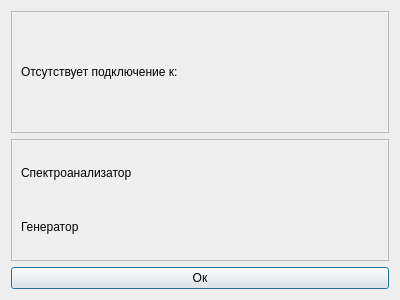
<?xml version="1.0" encoding="UTF-8"?>
<ui version="4.0">
 <class>Dialog</class>
 <widget class="QDialog" name="Dialog">
  <property name="geometry">
   <rect>
    <x>0</x>
    <y>0</y>
    <width>400</width>
    <height>300</height>
   </rect>
  </property>
  <property name="windowTitle">
   <string>Dialog</string>
  </property>
  <layout class="QVBoxLayout" name="verticalLayout">
   <item>
    <widget class="QFrame" name="frame">
     <property name="frameShape">
      <enum>QFrame::StyledPanel</enum>
     </property>
     <property name="frameShadow">
      <enum>QFrame::Raised</enum>
     </property>
     <layout class="QVBoxLayout" name="verticalLayout_2">
      <item>
       <widget class="QLabel" name="label">
        <property name="text">
         <string>Отсутствует подключение к:</string>
        </property>
       </widget>
      </item>
     </layout>
    </widget>
   </item>
   <item>
    <widget class="QFrame" name="frame_2">
     <property name="frameShape">
      <enum>QFrame::StyledPanel</enum>
     </property>
     <property name="frameShadow">
      <enum>QFrame::Raised</enum>
     </property>
     <layout class="QVBoxLayout" name="verticalLayout_3">
      <item>
       <widget class="QLabel" name="label_2">
        <property name="text">
         <string>Спектроанализатор </string>
        </property>
       </widget>
      </item>
      <item>
       <widget class="QLabel" name="label_3">
        <property name="text">
         <string>Генератор</string>
        </property>
       </widget>
      </item>
     </layout>
    </widget>
   </item>
   <item>
    <widget class="QPushButton" name="pushButton">
     <property name="text">
      <string>Ок</string>
     </property>
    </widget>
   </item>
  </layout>
 </widget>
 <resources/>
 <connections/>
</ui>
